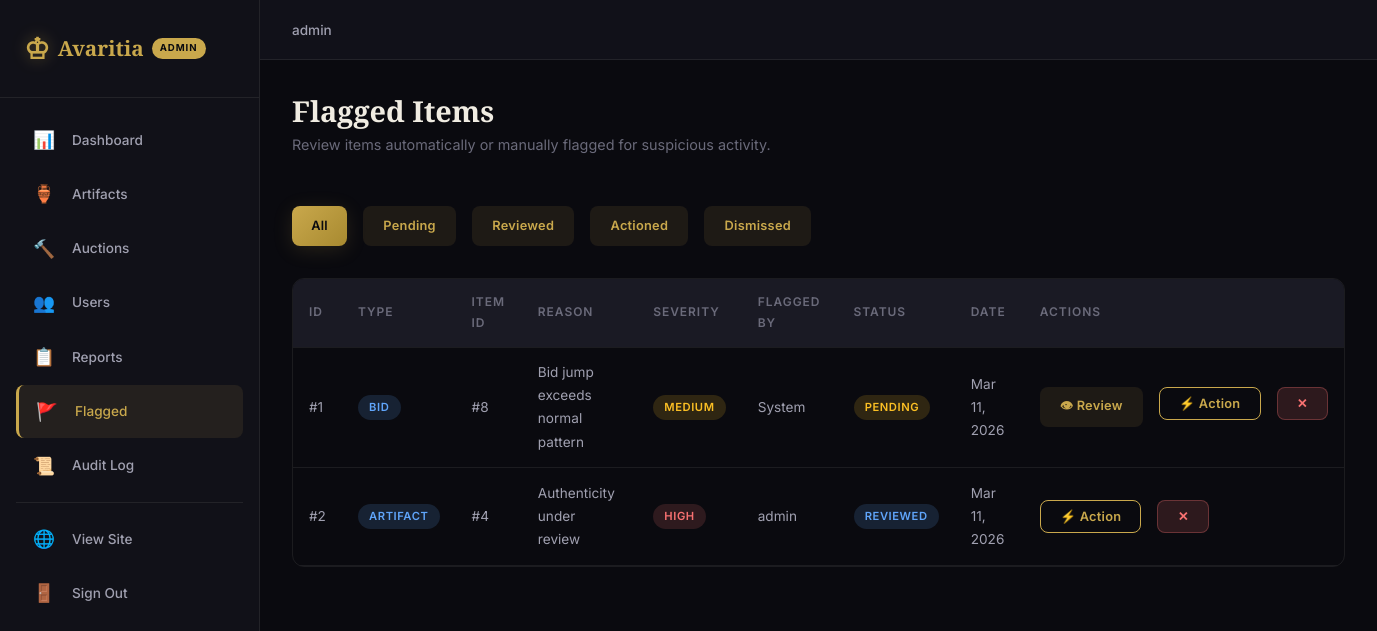
Screenshot of /admin/flagged.php (signed in) with the database file from the repository.
### tables this page shows
CREATE TABLE IF NOT EXISTS flagged_items (
    flag_id INT AUTO_INCREMENT PRIMARY KEY,
    item_type ENUM('artifact', 'auction', 'bid', 'user') NOT NULL,
    item_id INT NOT NULL,
    flag_reason VARCHAR(255) NOT NULL,
    severity ENUM('low', 'medium', 'high', 'critical') NOT NULL DEFAULT 'medium',
    flagged_by INT DEFAULT NULL,
    status ENUM('pending', 'reviewed', 'actioned', 'dismissed') NOT NULL DEFAULT 'pending',
    notes TEXT DEFAULT NULL,
    created_at TIMESTAMP NOT NULL DEFAULT CURRENT_TIMESTAMP,
    updated_at TIMESTAMP NOT NULL DEFAULT CURRENT_TIMESTAMP ON UPDATE CURRENT_TIMESTAMP,
    FOREIGN KEY (flagged_by) REFERENCES users(user_id) ON DELETE SET NULL
);

CREATE TABLE IF NOT EXISTS users (
    user_id INT AUTO_INCREMENT PRIMARY KEY,
    username VARCHAR(50) NOT NULL UNIQUE,
    email VARCHAR(100) NOT NULL UNIQUE,
    password_hash VARCHAR(255) NOT NULL,
    first_name VARCHAR(50) NOT NULL,
    last_name VARCHAR(50) NOT NULL,
    avatar_url VARCHAR(255) DEFAULT NULL,
    bio TEXT DEFAULT NULL,
    role ENUM('user', 'admin') NOT NULL DEFAULT 'user',
    is_active TINYINT(1) NOT NULL DEFAULT 1,
    created_at TIMESTAMP NOT NULL DEFAULT CURRENT_TIMESTAMP,
    updated_at TIMESTAMP NOT NULL DEFAULT CURRENT_TIMESTAMP ON UPDATE CURRENT_TIMESTAMP
);

### admin/flagged.php (the view, shortened to what this page needs)
<?php
$db = getDB();
$filter = $_GET['status'] ?? 'all';
$where = '';
$params = [];
$stmt = $db->prepare("
    SELECT fi.*, u.username AS flagged_by_name
    FROM flagged_items fi
    LEFT JOIN users u ON fi.flagged_by = u.user_id
    $where ORDER BY fi.created_at DESC
");
$stmt->execute($params);
$flaggedItems = $stmt->fetchAll();
require_once __DIR__ . '/../includes/header.php';
?>
<div class="admin-page-header">
    <h1>Flagged Items</h1>
    <p>Review items automatically or manually flagged for suspicious activity.</p>
</div>
<div class="flex gap-1 mb-2">
    <a href="?status=all" class="btn <?php echo $filter === 'all' ? 'btn-gold' : 'btn-ghost'; ?> btn-sm">All</a>
    <a href="?status=pending" class="btn <?php echo $filter === 'pending' ? 'btn-gold' : 'btn-ghost'; ?> btn-sm">Pending</a>
    <a href="?status=reviewed" class="btn <?php echo $filter === 'reviewed' ? 'btn-gold' : 'btn-ghost'; ?> btn-sm">Reviewed</a>
    <a href="?status=actioned" class="btn <?php echo $filter === 'actioned' ? 'btn-gold' : 'btn-ghost'; ?> btn-sm">Actioned</a>
    <a href="?status=dismissed" class="btn <?php echo $filter === 'dismissed' ? 'btn-gold' : 'btn-ghost'; ?> btn-sm">Dismissed</a>
</div>
<div class="table-container">
    <table>
        <thead>
            <tr>
                <th>ID</th>
                <th>Type</th>
                <th>Item ID</th>
                <th>Reason</th>
                <th>Severity</th>
                <th>Flagged By</th>
                <th>Status</th>
                <th>Date</th>
                <th>Actions</th>
            </tr>
        </thead>
        <tbody>
            <?php if (empty($flaggedItems)): ?>
                <tr><td colspan="9" class="text-center text-muted" style="padding:2rem;">No flagged items found.</td></tr>
            <?php else: ?>
                <?php foreach ($flaggedItems as $item): ?>
                <tr>
                    <td>#<?php echo $item['flag_id']; ?></td>
                    <td><span class="badge badge-info"><?php echo ucfirst($item['item_type']); ?></span></td>
                    <td>#<?php echo $item['item_id']; ?></td>
                    <td><?php echo htmlspecialchars($item['flag_reason']); ?></td>
                    <td>
                        <?php
                        $sevClass = match($item['severity']) {
                            'low' => 'badge-active',
                            'medium' => 'badge-pending',
                            'high' => 'badge-critical',
                            'critical' => 'badge-critical',
                            default => 'badge-info'
                        };
                        ?>
                        <span class="badge <?php echo $sevClass; ?>"><?php echo ucfirst($item['severity']); ?></span>
                    </td>
                    <td><?php echo htmlspecialchars($item['flagged_by_name'] ?? 'System'); ?></td>
                    <td>
                        <?php
                        $statusClass = match($item['status']) {
                            'pending' => 'badge-pending',
                            'reviewed' => 'badge-info',
                            'actioned' => 'badge-active',
                            'dismissed' => 'badge-closed',
                            default => 'badge-info'
                        };
                        ?>
                        <span class="badge <?php echo $statusClass; ?>"><?php echo ucfirst($item['status']); ?></span>
                    </td>
                    <td><?php echo date('M j, Y', strtotime($item['created_at'])); ?></td>
                    <td>
                        <?php if ($item['status'] === 'pending' || $item['status'] === 'reviewed'): ?>
                        <div class="flex gap-1">
                            <?php if ($item['status'] === 'pending'): ?>
                            <form method="POST" style="display:inline;">
                                <button class="btn btn-ghost btn-sm">👁 Review</button>
                            </form>
                            <?php endif; ?>
                            <form method="POST" style="display:inline;">
                                <button class="btn btn-outline btn-sm">⚡ Action</button>
                            </form>
                            <form method="POST" style="display:inline;">
                                <button class="btn btn-danger btn-sm">✕</button>
                            </form>
                        </div>
                        <?php else: ?>
                            <span class="text-muted">—</span>
                        <?php endif; ?>
                    </td>
                </tr>
                <?php endforeach; ?>
            <?php endif; ?>
        </tbody>
    </table>
</div>
<?php require_once __DIR__ . '/../includes/footer.php'; ?>

### assets/css/styles.css (style rules this page uses)
:root { --bg-primary: #0a0a0f; --bg-secondary: #111118; --bg-tertiary: #1a1a24; --bg-card: #14141e; --bg-card-hover: #1c1c2a; --bg-glass: rgba(20, 20, 30, 0.75); --gold: #c9a84c; --gold-light: #e0c872; --gold-dark: #a88a30; --gold-glow: rgba(201, 168, 76, 0.25); --text-primary: #f0ece2; --text-secondary: #a0a0b0; --text-muted: #6a6a7a; --accent-green: #34d399; --accent-red: #f87171; --accent-blue: #60a5fa; --accent-orange: #fbbf24; --accent-purple: #a78bfa; --border: rgba(201, 168, 76, 0.15); --border-light: rgba(240, 236, 226, 0.08); --font-heading: 'Cinzel', serif; --font-body: 'Inter', -apple-system, BlinkMacSystemFont, sans-serif; --space-xs: 0.25rem; --space-sm: 0.5rem; --space-md: 1rem; --space-lg: 1.5rem; --space-xl: 2rem; --space-2xl: 3rem; --space-3xl: 4rem; --radius-sm: 4px; --radius-md: 8px; --radius-lg: 12px; --radius-xl: 16px; --radius-full: 9999px; --shadow-sm: 0 1px 3px rgba(0,0,0,0.4); --shadow-md: 0 4px 12px rgba(0,0,0,0.5); --shadow-lg: 0 8px 30px rgba(0,0,0,0.6); --shadow-gold: 0 4px 20px rgba(201, 168, 76, 0.15); --transition: 0.3s cubic-bezier(0.4, 0, 0.2, 1); --transition-fast: 0.15s ease; --sidebar-width: 260px; --navbar-height: 72px; --container-max: 1280px; }
*, *::before, *::after { box-sizing: border-box; margin: 0; padding: 0; }
html { scroll-behavior: smooth; -webkit-font-smoothing: antialiased; }
body { font-family: var(--font-body); background-color: var(--bg-primary); color: var(--text-primary); line-height: 1.7; min-height: 100vh; overflow-x: hidden; }
a { color: var(--gold); text-decoration: none; transition: color var(--transition-fast); }
h1, h2, h3, h4, h5, h6 { font-family: var(--font-heading); color: var(--text-primary); line-height: 1.3; font-weight: 600; }
h1 { font-size: clamp(2rem, 4vw, 3.2rem); }
.mb-2 { margin-bottom: var(--space-xl); }
.flex { display: flex; }
.gap-1 { gap: var(--space-md); }
.btn { display: inline-flex; align-items: center; justify-content: center; gap: var(--space-sm); padding: 0.75rem 1.75rem; font-family: var(--font-body); font-size: 0.9rem; font-weight: 600; letter-spacing: 0.02em; border: none; border-radius: var(--radius-md); cursor: pointer; transition: all var(--transition); text-decoration: none; white-space: nowrap; }
.btn-gold { background: linear-gradient(135deg, var(--gold), var(--gold-dark)); color: var(--bg-primary); box-shadow: var(--shadow-gold); }
.btn-outline { background: transparent; color: var(--gold); border: 1px solid var(--gold); }
.btn-ghost { background: rgba(201, 168, 76, 0.1); color: var(--gold); border: 1px solid transparent; }
.btn-danger { background: rgba(248, 113, 113, 0.15); color: var(--accent-red); border: 1px solid rgba(248, 113, 113, 0.3); }
.btn-sm { padding: 0.5rem 1.2rem; font-size: 0.8rem; }
.table-container { overflow-x: auto; border-radius: var(--radius-lg); border: 1px solid var(--border-light); }
table { width: 100%; border-collapse: collapse; }
thead { background: var(--bg-tertiary); }
th { padding: 0.85rem 1rem; text-align: left; font-size: 0.75rem; font-weight: 600; text-transform: uppercase; letter-spacing: 0.08em; color: var(--text-muted); border-bottom: 1px solid var(--border-light); }
td { padding: 0.85rem 1rem; font-size: 0.85rem; border-bottom: 1px solid var(--border-light); color: var(--text-secondary); }
.badge { display: inline-flex; align-items: center; gap: 4px; padding: 0.2rem 0.7rem; font-size: 0.7rem; font-weight: 600; text-transform: uppercase; letter-spacing: 0.05em; border-radius: var(--radius-full); }
.badge-pending { background: rgba(251, 191, 36, 0.15); color: var(--accent-orange); }
.badge-critical { background: rgba(248, 113, 113, 0.15); color: var(--accent-red); }
.badge-info { background: rgba(96, 165, 250, 0.15); color: var(--accent-blue); }
.admin-layout { display: flex; min-height: 100vh; }
.admin-page-header { margin-bottom: var(--space-2xl); }
.admin-page-header h1 { font-size: 1.8rem; margin-bottom: var(--space-xs); }
.admin-page-header p { color: var(--text-muted); font-size: 0.9rem; }

### rows the page displays
flagged_items: flag_id "1", item_type "BID", item "8", flag_reason "Bid jump exceeds normal pattern", severity "MEDIUM", flagged_by_name "System", status "PENDING", created_at "Mar 11, 2026"
flagged_items: flag_id "2", item_type "ARTIFACT", item "4", flag_reason "Authenticity under review", severity "HIGH", flagged_by.username "admin", status "REVIEWED", created_at "Mar 11, 2026"

### other values shown
$_SESSION['username'] "admin"
